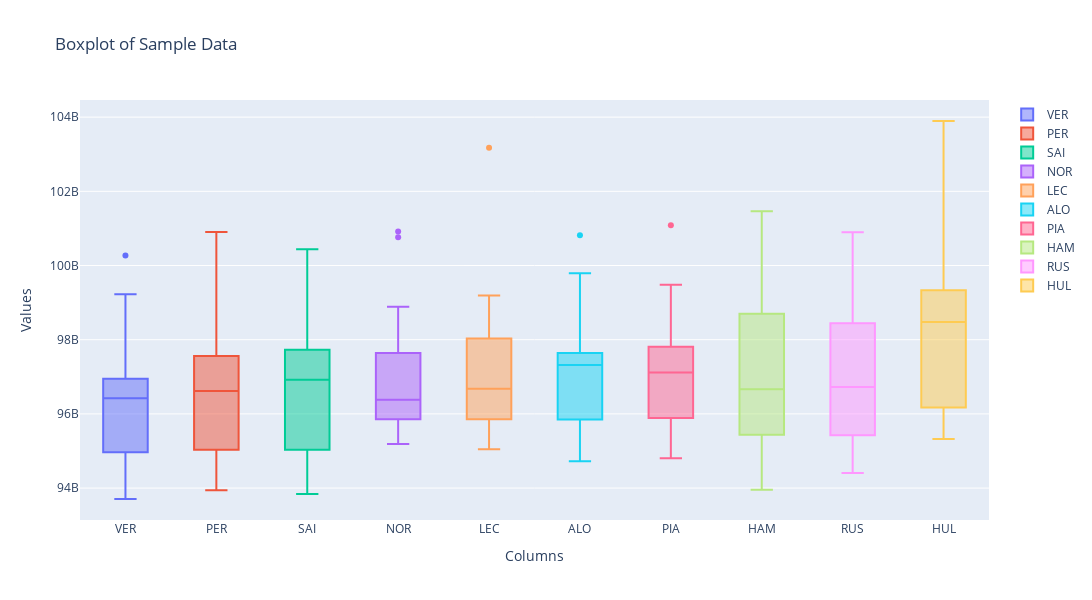
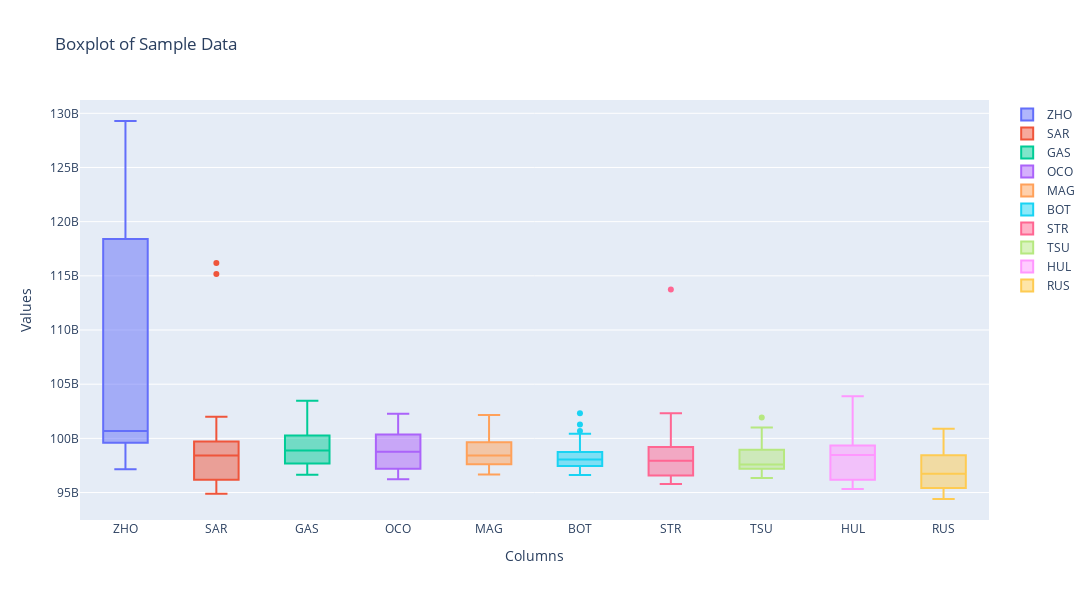

The notebook cell these images were saved under, in order:
### Code cell
import plotly.graph_objects as go

min_mean_columns = column_means.nsmallest(10).index
# Creare il boxplot
fig = go.Figure()

for col in min_mean_columns:
    fig.add_trace(go.Box(y=new_df[col][new_df[col] < new_df[col].mean() +  new_df[col].std()], name=col))

# Aggiungere etichette per gli assi e il titolo
fig.update_layout(
    title='Boxplot of Sample Data',
    xaxis=dict(title='Columns'),
    yaxis=dict(title='Values'),
    width=1800,  # Larghezza del grafico in pixel
    height=600  # Altezza del grafico in pixel
)

# Mostrare il boxplot
fig.show()

max_mean_columns = column_means.nlargest(10).index
# Creare il boxplot
fig = go.Figure()

for col in max_mean_columns:
    fig.add_trace(go.Box(y=new_df[col][new_df[col] < new_df[col].mean() +  new_df[col].std()], name=col))

# Aggiungere etichette per gli assi e il titolo
fig.update_layout(
    title='Boxplot of Sample Data',
    xaxis=dict(title='Columns'),
    yaxis=dict(title='Values'),
    width=1800,  # Larghezza del grafico in pixel
    height=600  # Altezza del grafico in pixel
)

# Mostrare il boxplot
fig.show()
